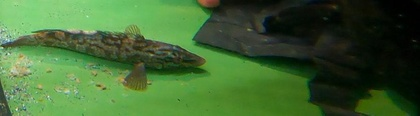
%> input picture assets/Testing/011001_GH010035.MP4.jpg, 420 x 116 px, shrunk from 894 x 246 before the run
$ octave --eval "result = algoritme1(imread('assets/Testing/011001_GH010035.MP4.jpg'));"   (GNU Octave 9; MATLAB toolbox functions it lacks are replaced by stand-ins)
%> lines starting %> are read from the running program, lines starting %| are printed output that depends on the picture; in (x1, y1, x2, y2) boxes, pixels count from 0 and x2, y2 are one past the last pixel; in counts of white or black regions, pixels touching at a corner belong together; the program's own positions count from 1
### findHighestPixel.m
function result = findHighestPixel(img)
    result = -1;
    for y=1:size(img,1)
        for x=1:size(img,2)
            if(img(y,x) == 1 && result < 0)
                result = y;
            end
        end
    end
end

### findLowestPixel.m
function result = findLowestPixel(img)
    result = 0;
    for y=1:size(img,1)
        for x=1:size(img,2)
            if(img(y,x) == 1)
                result = y;
            end
        end
    end
end

### findLeftPixel.m

function result = findLeftPixel(img)
    result = 99999;
    for y=1:size(img,1)
        for x=1:size(img,2)
            if(img(y,x) == 1 && x < result)
                result = x;
            end
        end
    end
end

### findRightPixel.m
function result = findRightPixel(img)
    result = -1;
    for y=1:size(img,1)
        for x=1:size(img,2)
            if(img(y,x) == 1 && x > result)
                result = x;
            end
        end
    end
end

### algoritme1.m

function result = algoritme1(img)


rMin = 0;
rMax = 50;

gMin = 0;
gMax = 40;

bMin = 0;
bMax = 65;

binaryImg = zeros(size(img,1),size(img,2));


for y=1:size(img,1)
    for x=1:size(img,2)
        if(isInRange(img(y,x,1), rMin, rMax) && isInRange(img(y,x,2), gMin, gMax) && isInRange(img(y,x,3), bMin, bMax))
            binaryImg(y,x) = 1;
        end

    end
end
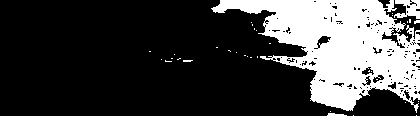
%> binaryImg: size 116x420 double; values 0 (black) and 1 (white), 25.6% white; 35 white regions (32 under 20 px), largest, box (x1, y1, x2, y2) and area: (211, 0, 420, 113) 12021, (394, 0, 420, 19) 297, (327, 113, 347, 116) 43


BW = binaryImg;
BW = imfill(BW,'holes');
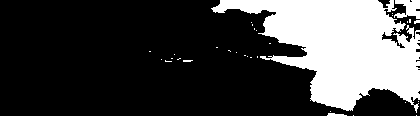
%> BW: size 116x420 double; values 0 (black) and 1 (white), 27.1% white; 32 white regions (29 under 20 px), largest, box (x1, y1, x2, y2) and area: (211, 0, 420, 113) 12734, (394, 0, 420, 19) 319, (327, 113, 347, 116) 43
% imshowpair(binaryImg,BW2,'montage')
binaryImg = bwareaopen(BW, 50);
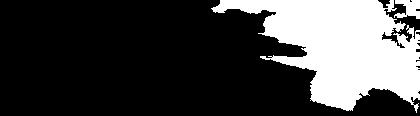
%> binaryImg: size 116x420 logical; 26.8% white; 2 white regions, box (x1, y1, x2, y2) and area: (211, 0, 420, 113) 12734, (394, 0, 420, 19) 319


highestPixle = findHighestPixel(binaryImg);
%> after the loop in findHighestPixel, `for y=1:size(img,1)`: result = 1
%> highestPixle = 1
lowerstPixle = findLowestPixel(binaryImg);
%> after the loop in findLowestPixel, `for y=1:size(img,1)`: result = 113
%> lowerstPixle = 113
leftPixle = findLeftPixel(binaryImg);
%> after the loop in findLeftPixel, `for y=1:size(img,1)`: result = 212
%> leftPixle = 212
rightPixle = findRightPixel(binaryImg);
%> after the loop in findRightPixel, `for y=1:size(img,1)`: result = 420
%> rightPixle = 420

result = [highestPixle lowerstPixle leftPixle rightPixle];
%> result = [1 113 212 420]

end


function result = isInRange(value, min, max)
    result = false;
    if (min < value && value < max)
        result = true;
    end
end

$ run again, on assets/Testing/011001_GH030034.MP4.jpg
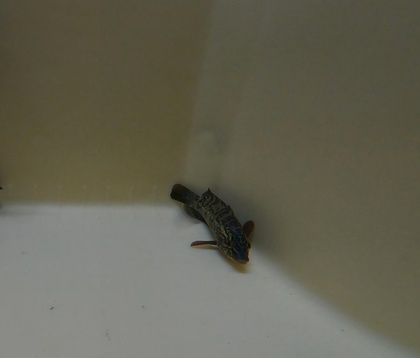
%> input picture assets/Testing/011001_GH030034.MP4.jpg, 420 x 358 px, shrunk from 1258 x 1073 before the run
%> after the loop in algoritme1, `for y=1:size(img,1)`:
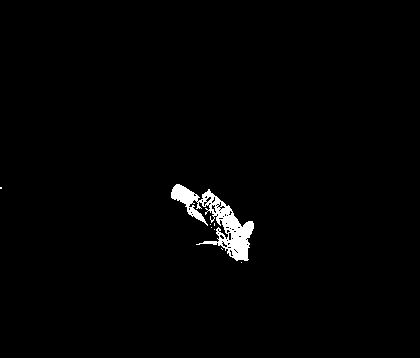
%> binaryImg: size 358x420 double; values 0 (black) and 1 (white), 1.4% white; 8 white regions (7 under 20 px), largest, box (x1, y1, x2, y2) and area: (171, 184, 254, 261) 2062
%> in algoritme1, `BW = imfill(BW,'holes');`:
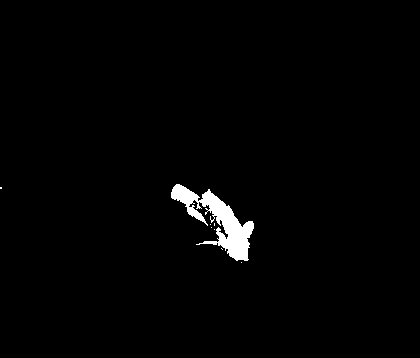
%> BW: size 358x420 double; values 0 (black) and 1 (white), 1.5% white; 8 white regions (7 under 20 px), largest, box (x1, y1, x2, y2) and area: (171, 184, 254, 261) 2238
%> after the loop in findHighestPixel, `for y=1:size(img,1)`: result = 185
%> after the loop in findLowestPixel, `for y=1:size(img,1)`: result = 261
%> after the loop in findLeftPixel, `for y=1:size(img,1)`: result = 172
%> after the loop in findRightPixel, `for y=1:size(img,1)`: result = 254
%> in algoritme1, `result = [highestPixle lowerstPixle leftPixle rightPixle];`: result = [185 261 172 254]

$ run again, on assets/Testing/011001_GH030035.MP4.jpg
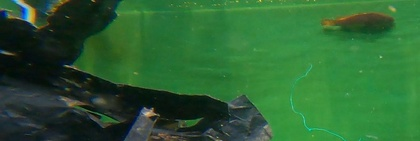
%> input picture assets/Testing/011001_GH030035.MP4.jpg, 420 x 141 px, shrunk from 1023 x 343 before the run
%> after the loop in algoritme1, `for y=1:size(img,1)`:
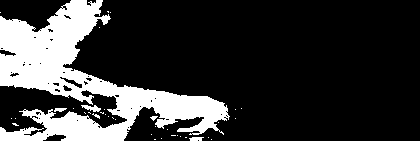
%> binaryImg: size 141x420 double; values 0 (black) and 1 (white), 21.3% white; 37 white regions (32 under 20 px), largest, box (x1, y1, x2, y2) and area: (0, 0, 230, 141) 12375, (81, 105, 101, 112) 78, (189, 137, 204, 141) 48, (54, 108, 67, 112) 38, (150, 116, 158, 121) 22
%> in algoritme1, `binaryImg = bwareaopen(BW, 50);`:
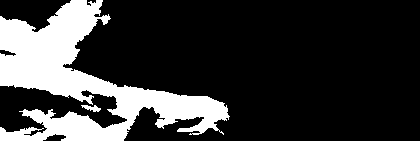
%> binaryImg: size 141x420 logical; 21.5% white; 2 white regions, box (x1, y1, x2, y2) and area: (0, 0, 230, 141) 12656, (81, 105, 101, 112) 78
%> after the loop in findHighestPixel, `for y=1:size(img,1)`: result = 1
%> after the loop in findLowestPixel, `for y=1:size(img,1)`: result = 141
%> after the loop in findLeftPixel, `for y=1:size(img,1)`: result = 1
%> after the loop in findRightPixel, `for y=1:size(img,1)`: result = 230
%> in algoritme1, `result = [highestPixle lowerstPixle leftPixle rightPixle];`: result = [1 141 1 230]
